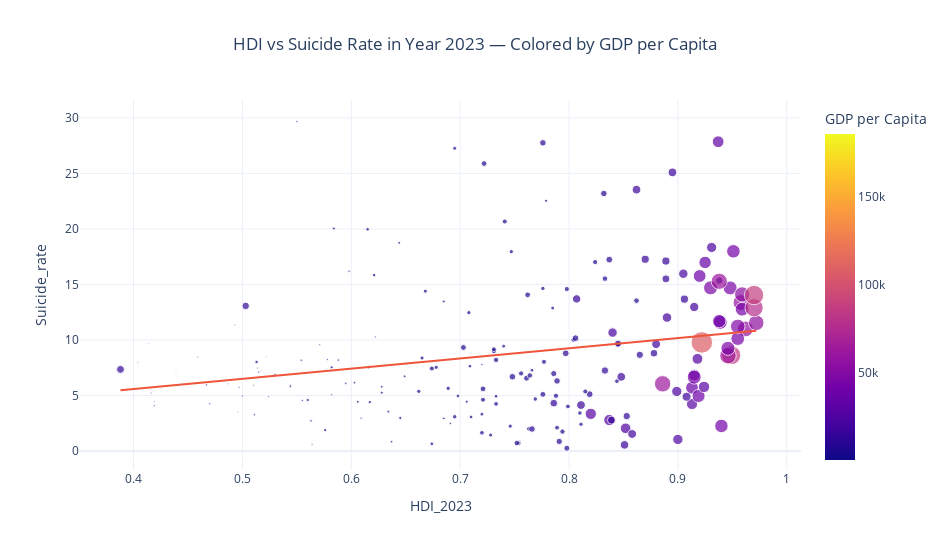

The cell this chart's notebook holds for it:
### Code cell
# 3️⃣ SCATTER PLOT: HDI 2023 vs Suicide Rate
fig = px.scatter(
    df_merge_mean,
    x="HDI_2023",
    y="Suicide_rate",
    color="GDP_per_capita",
    size="GDP_per_capita",
    hover_name="Country Name",
    template="plotly_white",
    trendline="ols",
    title="HDI vs Suicide Rate in Year 2023 — Colored by GDP per Capita",
)

fig.update_layout(
    width=950,
    height=550,
    title_x=0.5,
    coloraxis_colorbar_title="GDP per Capita"
)
fig.show()

### Figure 1 — Plotly figure (JSON) as saved in the notebook; plotly's stock layout.template omitted (floating-point values rounded to 4 significant figures; data arrays with more than 128 entries replaced by an {"elided": "..."} marker saying what was removed)
{"data": [{"hovertemplate": "<b>%{hovertext}</b><br><br>HDI_2023=%{x}<br>Suicide_rate=%{y}<br>GDP_per_capita=%{marker.color}<extra></extra>", "hovertext": {"elided": "266 str values"}, "legendgroup": "", "marker": {"color": {"elided": "266 float values"}, "coloraxis": "coloraxis", "size": {"elided": "266 float values"}, "sizemode": "area", "sizeref": 464.2, "symbol": "circle"}, "mode": "markers", "name": "", "orientation": "v", "showlegend": false, "type": "scatter", "x": {"elided": "266 float values"}, "xaxis": "x", "y": {"elided": "266 float values"}, "yaxis": "y"}, {"hovertemplate": "<b>OLS trendline</b><br>Suicide_rate = 9.16343 * HDI_2023 + 1.9288<br>R<sup>2</sup>=0.052099<br><br>HDI_2023=%{x}<br>Suicide_rate=%{y} <b>(trend)</b><extra></extra>", "legendgroup": "", "marker": {"symbol": "circle"}, "mode": "lines", "name": "", "showlegend": false, "type": "scatter", "x": {"elided": "193 float values"}, "xaxis": "x", "y": {"elided": "193 float values"}, "yaxis": "y"}], "layout": {"coloraxis": {"colorbar": {"title": {"text": "GDP per Capita"}}, "colorscale": [[0, "#0d0887"], [0.1111, "#46039f"], [0.2222, "#7201a8"], [0.3333, "#9c179e"], [0.4444, "#bd3786"], [0.5556, "#d8576b"], [0.6667, "#ed7953"], [0.7778, "#fb9f3a"], [0.8889, "#fdca26"], [1, "#f0f921"]]}, "height": 550, "legend": {"itemsizing": "constant", "tracegroupgap": 0}, "title": {"text": "HDI vs Suicide Rate in Year 2023 — Colored by GDP per Capita", "x": 0.5}, "width": 950, "xaxis": {"anchor": "y", "domain": [0, 1], "title": {"text": "HDI_2023"}}, "yaxis": {"anchor": "x", "domain": [0, 1], "title": {"text": "Suicide_rate"}}}}
